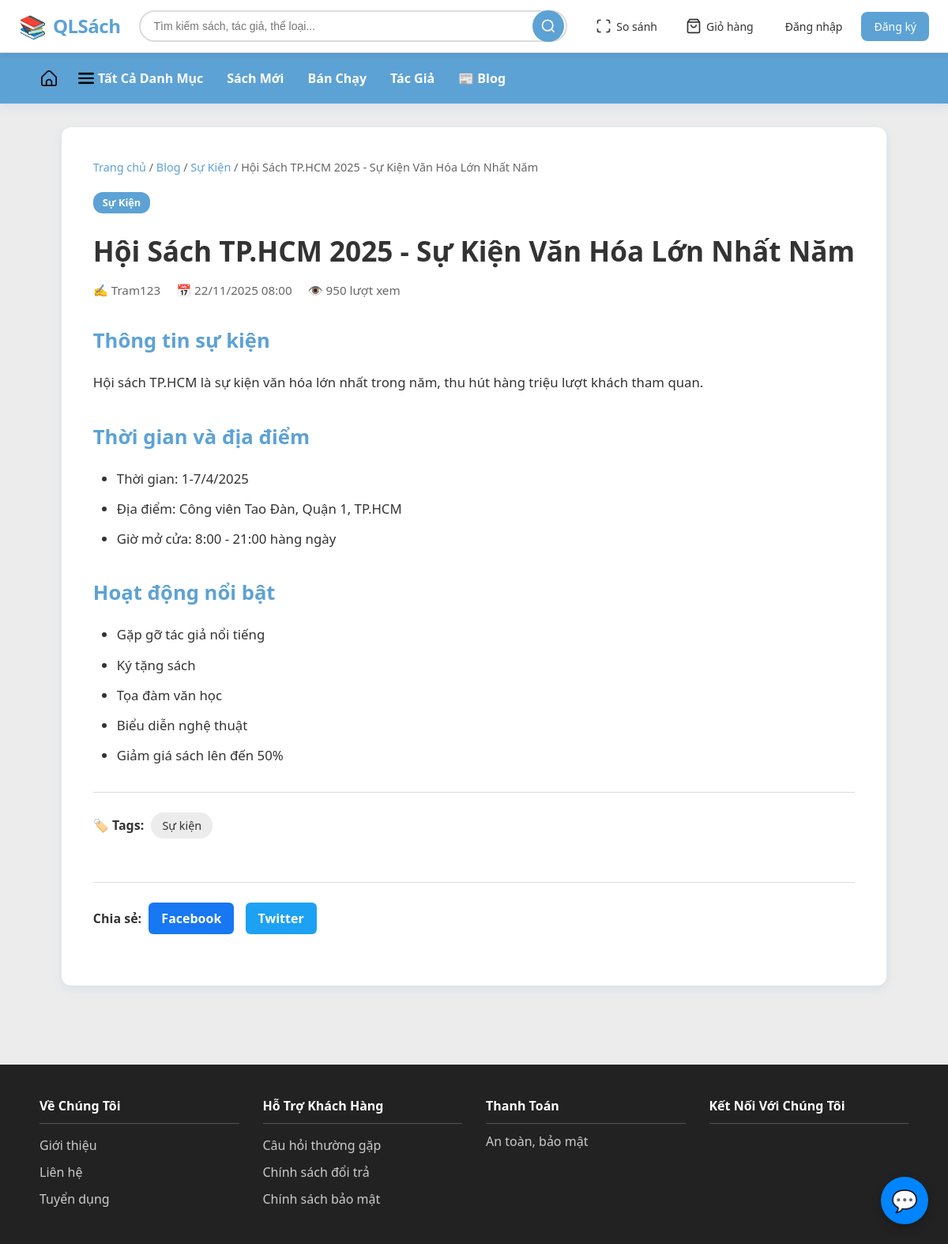
Screenshot of /public/blog_detail.php?slug=hoi-sach-tphcm-2025-su-kien-van-hoa-lon-nhat-nam with the database file from the repository.
### tables this page shows
CREATE TABLE `bai_viet` (
  `id_bai_viet` int(11) NOT NULL,
  `id_danh_muc` varchar(5) NOT NULL,
  `id_tk` varchar(5) NOT NULL COMMENT 'Tác giả bài viết (admin)',
  `tieu_de` varchar(250) NOT NULL,
  `slug` varchar(300) NOT NULL COMMENT 'URL-friendly title',
  `tom_tat` text DEFAULT NULL COMMENT 'Tóm tắt ngắn gọn',
  `noi_dung` longtext NOT NULL,
  `anh_dai_dien` varchar(255) DEFAULT NULL,
  `luot_xem` int(11) DEFAULT 0,
  `trang_thai` varchar(20) DEFAULT 'draft' COMMENT 'draft, published, archived',
  `noi_bat` tinyint(1) DEFAULT 0 COMMENT '1: Bài viết nổi bật',
  `meta_title` varchar(250) DEFAULT NULL COMMENT 'SEO title',
  `meta_description` text DEFAULT NULL COMMENT 'SEO description',
  `meta_keywords` varchar(250) DEFAULT NULL COMMENT 'SEO keywords',
  `ngay_tao` datetime DEFAULT current_timestamp(),
  `ngay_cap_nhat` datetime DEFAULT current_timestamp() ON UPDATE current_timestamp(),
  `ngay_xuat_ban` datetime DEFAULT NULL
);

CREATE TABLE `danh_muc_bai_viet` (
  `id_danh_muc` varchar(5) NOT NULL,
  `ten_danh_muc` varchar(100) NOT NULL,
  `slug` varchar(150) NOT NULL COMMENT 'URL-friendly name',
  `mo_ta` text DEFAULT NULL,
  `thu_tu` int(11) DEFAULT 0,
  `trang_thai` tinyint(1) DEFAULT 1 COMMENT '1: Active, 0: Inactive',
  `ngay_tao` datetime DEFAULT current_timestamp()
);

CREATE TABLE `tai_khoan` (
  `id_tk` varchar(5) NOT NULL,
  `id_nd` varchar(5) NOT NULL,
  `ho_ten` varchar(250) NOT NULL,
  `gioi_tinh` varchar(50) NOT NULL,
  `email` varchar(100) NOT NULL,
  `sdt` varchar(15) NOT NULL,
  `mat_khau` varchar(100) NOT NULL,
  `dia_chi_giao_hang` varchar(250) NOT NULL,
  `ngay_gio_tao_tk` datetime NOT NULL,
  `trang_thai` tinyint(1) DEFAULT 1 COMMENT '1: Active, 0: Banned'
);

CREATE TABLE `tag` (
  `id_tag` int(11) NOT NULL,
  `ten_tag` varchar(50) NOT NULL,
  `slug` varchar(70) NOT NULL
);

### models/Database.php (called while the page is built, shortened)
<?php
class Database {
    private $host = '127.0.0.1';
    private $db_name = 'qlsach';
    private $username = 'root';
    private $password = '';
    private $conn;
    public function __construct() {
        $this->conn = null;
        $dsn = 'mysql:host=' . $this->host . ';dbname=' . $this->db_name . ';charset=utf8mb4';
        try {
            $this->conn = new PDO($dsn, $this->username, $this->password);
            $this->conn->setAttribute(PDO::ATTR_ERRMODE, PDO::ERRMODE_EXCEPTION);
            $this->conn->setAttribute(PDO::ATTR_DEFAULT_FETCH_MODE, PDO::FETCH_OBJ);
        } catch (PDOException $e) {
            echo 'Kết nối thất bại: ' . $e->getMessage();
        }
    }
    public function getConnection() {
        return $this->conn;
    }
}
?>

### models/Blog.php (called while the page is built, shortened)
<?php
require_once __DIR__ . '/Database.php';
class Blog {
    private $conn;
    public function __construct() {
        $database = new Database();
        $this->conn = $database->getConnection();
    }
    public function getPostBySlug($slug) {
        $sql = "SELECT bv.*, dm.ten_danh_muc, dm.slug as danh_muc_slug, tk.ho_ten as tac_gia
                FROM bai_viet bv
                LEFT JOIN danh_muc_bai_viet dm ON bv.id_danh_muc = dm.id_danh_muc
                LEFT JOIN tai_khoan tk ON bv.id_tk = tk.id_tk
                WHERE bv.slug = :slug
                AND bv.trang_thai = 'published'";
        $stmt = $this->conn->prepare($sql);
        $stmt->bindParam(':slug', $slug);
        $stmt->execute();
        return $stmt->fetch(PDO::FETCH_OBJ);
    }
    public function getPostTags($id_bai_viet) {
        $sql = "SELECT t.* FROM tag t
                INNER JOIN bai_viet_tag bvt ON t.id_tag = bvt.id_tag
                WHERE bvt.id_bai_viet = :id_bai_viet";
        $stmt = $this->conn->prepare($sql);
        $stmt->bindParam(':id_bai_viet', $id_bai_viet);
        $stmt->execute();
        return $stmt->fetchAll(PDO::FETCH_OBJ);
    }
}

### public/blog_detail.php (the view, shortened to what this page needs)
<?php
require_once '../includes/header.php';
require_once '../models/Blog.php';
$blogModel = new Blog();
$slug = $_GET['slug'] ?? '';
$post = $blogModel->getPostBySlug($slug);
$blogModel->incrementViews($post->id_bai_viet);
$tags = $blogModel->getPostTags($post->id_bai_viet);
$baseUrl = rtrim(dirname($_SERVER['PHP_SELF']), '/\\');
?>
<link rel="stylesheet" href="<?= $baseUrl ?>/css/blog.css">
<div class="blog-detail-page">
    <article class="blog-article">
        <nav class="breadcrumb">
            <a href="<?= $baseUrl ?>/index.php">Trang chủ</a> /
            <a href="blog.php">Blog</a> /
            <a href="blog_category.php?slug=<?= htmlspecialchars($post->danh_muc_slug) ?>"><?= htmlspecialchars($post->ten_danh_muc) ?></a> /
            <span><?= htmlspecialchars($post->tieu_de) ?></span>
        </nav>
        <header class="article-header">
            <span class="category-badge"><?= htmlspecialchars($post->ten_danh_muc) ?></span>
            <h1><?= htmlspecialchars($post->tieu_de) ?></h1>
            <div class="article-meta">
                <span>✍️ <?= htmlspecialchars($post->tac_gia) ?></span>
                <span>📅 <?= date('d/m/Y H:i', strtotime($post->ngay_xuat_ban)) ?></span>
                <span>👁️ <?= number_format($post->luot_xem) ?> lượt xem</span>
            </div>
        </header>
        <div class="article-content">
            <?= $post->noi_dung ?>
        </div>
        <?php if (!empty($tags)): ?>
            <div class="article-tags">
                <strong>🏷️ Tags:</strong>
                <?php foreach ($tags as $tag): ?>
                    <a href="blog.php?tag=<?= htmlspecialchars($tag->slug) ?>" class="tag"><?= htmlspecialchars($tag->ten_tag) ?></a>
                <?php endforeach; ?>
            </div>
        <?php endif; ?>
        <div class="article-share">
            <strong>Chia sẻ:</strong>
            <a href="https://www.facebook.com/sharer/sharer.php?u=<?= urlencode($_SERVER['REQUEST_URI']) ?>" target="_blank" class="share-btn facebook">Facebook</a>
            <a href="https://twitter.com/intent/tweet?url=<?= urlencode($_SERVER['REQUEST_URI']) ?>&text=<?= urlencode($post->tieu_de) ?>" target="_blank" class="share-btn twitter">Twitter</a>
        </div>
    </article>
</div>
<?php include_once '../includes/footer.php'; ?>

### public/css/style.css (style rules this page uses)
:root { --primary: #5DA2D5; --primary-dark: #4b8cc4; --danger: #F78888; --accent: #F3D250; --light-bg: #ECECEC; --secondary-bg: #90CCF4; --text: #333; --border: #DCDCDC; --white: #fff; --shadow: 0 4px 12px rgba(93, 162, 213, 0.15); }
* { box-sizing: border-box; margin: 0; padding: 0; }
body { font-family: "Segoe UI", Roboto, Arial, sans-serif; background: var(--light-bg); color: var(--text); line-height: 1.5; }
a { color: var(--primary); text-decoration: none; }

### public/css/blog.css (style rules this page uses)
.blog-page, .blog-detail-page { max-width: 1400px; margin: 0 auto; padding: 30px 20px 60px; }
.category-badge { display: inline-block; background: var(--primary); color: var(--white); padding: 4px 12px; border-radius: 12px; font-size: 0.8rem; font-weight: 600; margin-bottom: 10px; }
.breadcrumb { margin-bottom: 20px; font-size: 0.9rem; color: #666; }
.breadcrumb a { color: var(--primary); text-decoration: none; }
.blog-article { background: var(--white); border-radius: 12px; padding: 40px; box-shadow: var(--shadow); margin-bottom: 40px; }
.article-header { margin-bottom: 30px; }
.article-header h1 { font-size: 2.2rem; color: var(--text); margin: 15px 0; line-height: 1.3; }
.article-meta { display: flex; gap: 20px; font-size: 0.95rem; color: #666; flex-wrap: wrap; }
.article-content { font-size: 1.05rem; line-height: 1.8; color: var(--text); }
.article-content h2 { color: var(--primary); margin: 30px 0 15px 0; font-size: 1.6rem; }
.article-content p { margin-bottom: 15px; }
.article-content ul, .article-content ol { margin: 15px 0; padding-left: 30px; }
.article-content li { margin-bottom: 8px; }
.article-tags { margin: 30px 0; padding: 20px 0; border-top: 1px solid var(--border); }
.tag { display: inline-block; background: var(--light-bg); color: var(--text); padding: 6px 14px; border-radius: 16px; margin: 5px; text-decoration: none; font-size: 0.9rem; transition: all 0.2s; }
.article-share { padding: 20px 0; border-top: 1px solid var(--border); }
.share-btn { display: inline-block; padding: 8px 16px; margin: 5px; border-radius: 6px; text-decoration: none; color: var(--white); font-weight: 600; transition: transform 0.2s; }
.share-btn.facebook { background: #1877f2; }
.share-btn.twitter { background: #1da1f2; }

### rows the page displays
bai_viet: id_danh_muc.ten_danh_muc "Sự Kiện", tieu_de "Hội Sách TP.HCM 2025 - Sự Kiện Văn Hóa Lớn Nhất Năm", id_tk.ho_ten "Tram123", ngay_xuat_ban "22/11/2025 08:00", luot_xem "950", noi_dung "Thông tin sự kiện Hội sách TP.HCM là sự kiện văn hóa lớn nhất trong năm, thu hút hàng triệu lượt khách tham quan. Thời gian và địa điểm Thời gian: 1-7/4/2025 Địa điểm: Công viên Tao Đàn, Quận 1, TP.HCM Giờ mở cửa: 8:00 - 21:00 hàng ngày Hoạt động nổi bật Gặp gỡ tác giả nổi tiếng Ký tặng sách Tọa đàm văn học Biểu diễn nghệ thuật Giảm giá sách lên đến 50%"
tag: ten_tag "Sự kiện"
